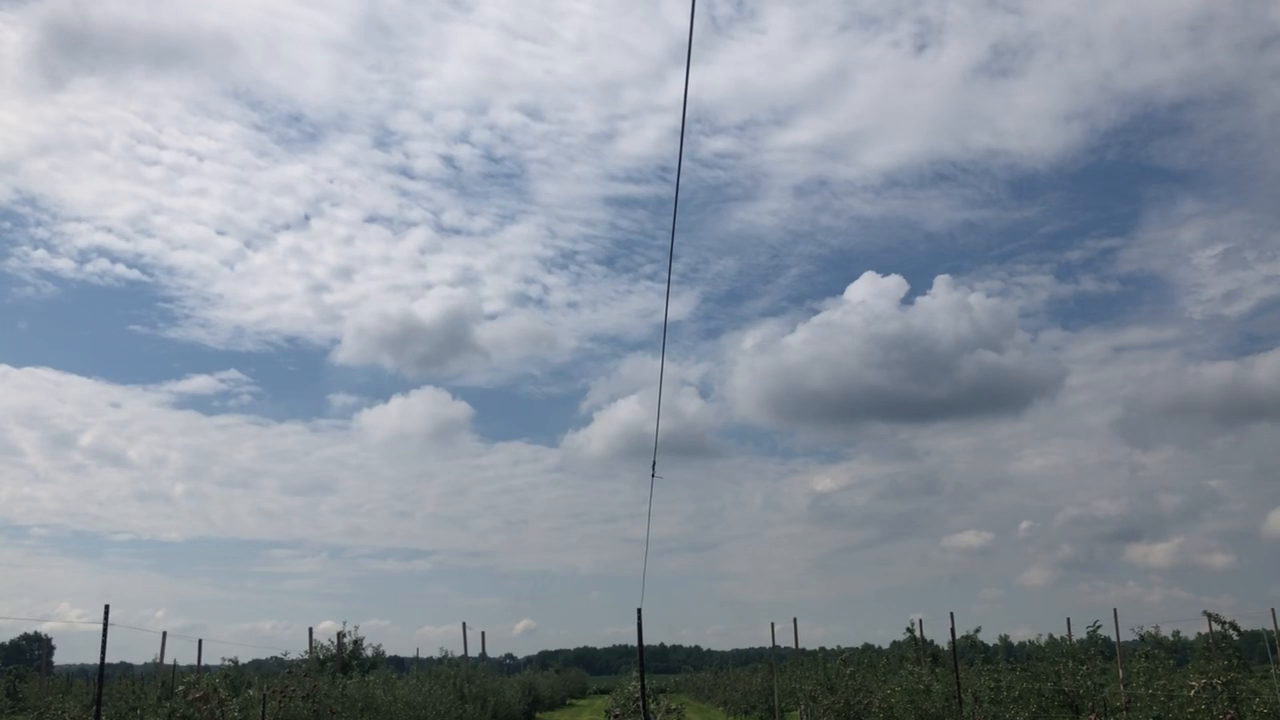
#> input picture frame 13 of flyingtest1.MOV, 1280 x 720 px
$ python lucas.py
#> lines starting #> are read from the running program, lines starting #| are printed output that depends on the picture
import numpy as np
import cv2 as cv
cap = cv.VideoCapture('flyingtest1.MOV')
# params for ShiTomasi corner detection
feature_params = dict( maxCorners = 100,
                       qualityLevel = 0.3,
                       minDistance = 7,
                       blockSize = 7 )
# Parameters for lucas kanade optical flow
lk_params = dict( winSize  = (15,15),
                  maxLevel = 2,
                  criteria = (cv.TERM_CRITERIA_EPS | cv.TERM_CRITERIA_COUNT, 10, 0.03))
# Create some random colors
color = np.random.randint(0,255,(100,3))
# Take first frame and find corners in it
ret, old_frame = cap.read()
#> old_frame is the input picture: shape (720, 1280, 3); mean B, G, R 159.4, 148.6, 139.7
old_gray = cv.cvtColor(old_frame, cv.COLOR_BGR2GRAY)
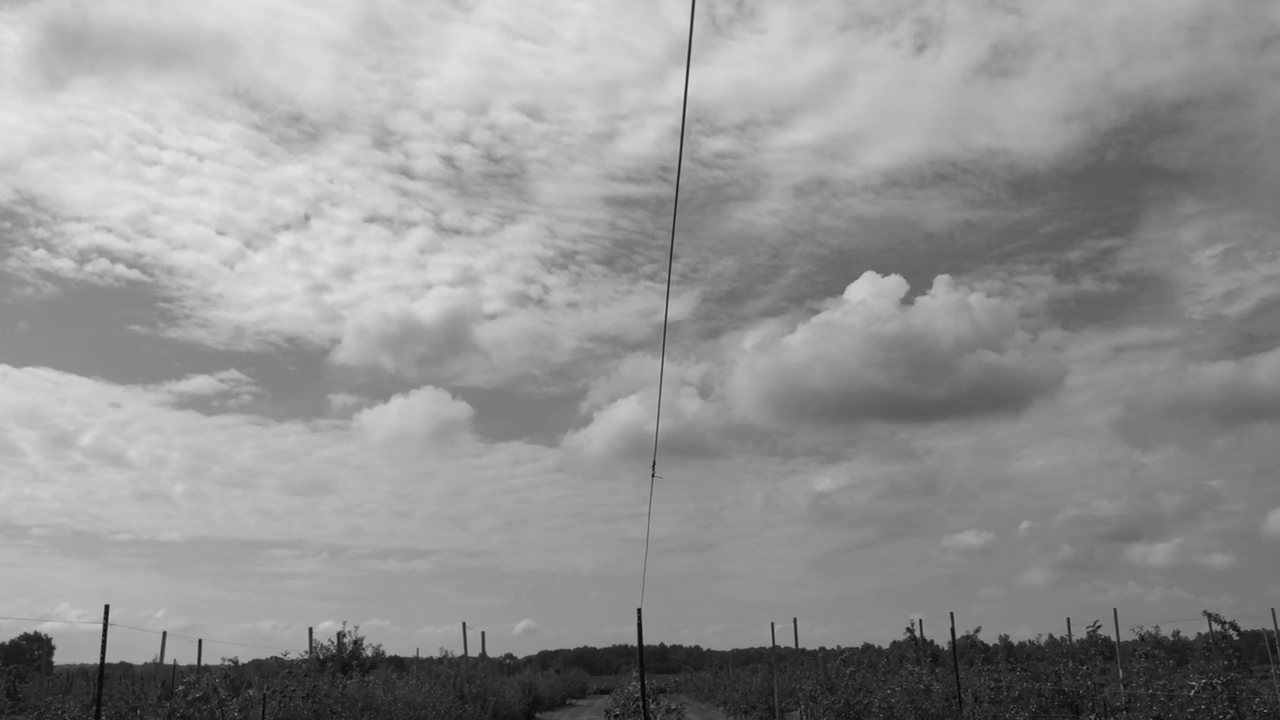
#> old_gray: shape (720, 1280); min 2, max 230, mean 147.1
p0 = cv.goodFeaturesToTrack(old_gray, mask = None, **feature_params)
#> p0 = 61 rows, first 8: [107, 606], [107, 661], [203, 664], [639, 610], [194, 663], [634, 644], [173, 662], [164, 631]
# Create a mask image for drawing purposes
mask = np.zeros_like(old_frame)
while(1):
    ret,frame = cap.read()
    frame_gray = cv.cvtColor(frame, cv.COLOR_BGR2GRAY)
    # calculate optical flow
    p1, st, err = cv.calcOpticalFlowPyrLK(old_gray, frame_gray, p0, None, **lk_params)
#> p1 = 61 rows, first 8: [107.1, 606], [107.2, 661], [203, 664], [639, 610], [194, 663], [634, 644], [173.1, 662], [164.1, 631]; st = 61 values from 1 to 1; err = 61 values, max 2.49 at index 21, min 0.124 at index 33, mean 1.09
    # Select good points
    good_new = p1[st==1]
#> good_new = 61 pairs, first value 6.19 to 1235, second value 475 to 664
    good_old = p0[st==1]
#> good_old = 61 pairs, first value 6 to 1235, second value 475 to 664
    # draw the tracks
    for i,(new,old) in enumerate(zip(good_new,good_old)):
        a,b = new.ravel()
        c,d = old.ravel()
        mask = cv.line(mask, (a,b),(c,d), color[i].tolist(), 2)
        frame = cv.circle(frame,(a,b),5,color[i].tolist(),-1)
#> this loop made 61 passes
#> (a, b, c, d) on passes 1 to 12: (107.1, 606, 107, 606), (107.2, 661, 107, 661), (203, 664, 203, 664), (639, 610, 639, 610), (194, 663, 194, 663), (634, 644, 634, 644), (173.1, 662, 173, 662), (164.1, 631, 164, 631), (166.1, 661, 166, 661), (200.1, 639.9, 200, 640), (800.1, 645.9, 800, 646), (645, 643, 645, 643)
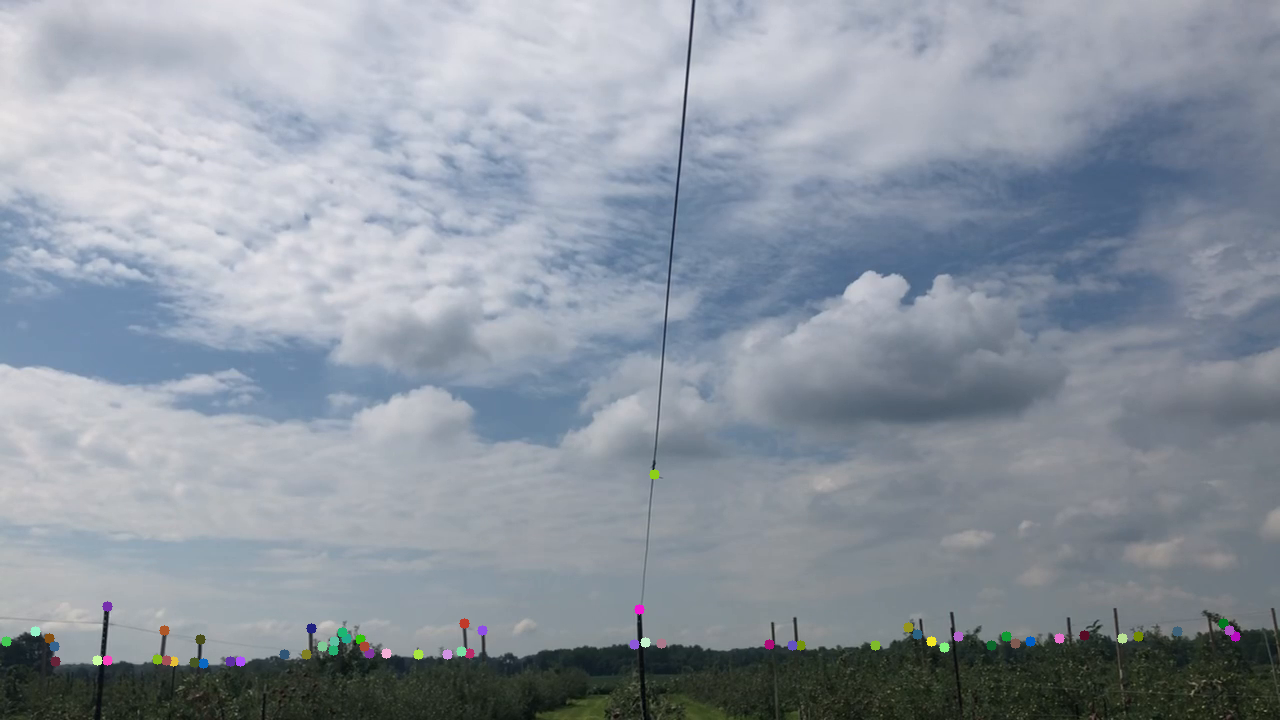
#> frame: shape (720, 1280, 3); mean B, G, R 159.4, 148.6, 139.8
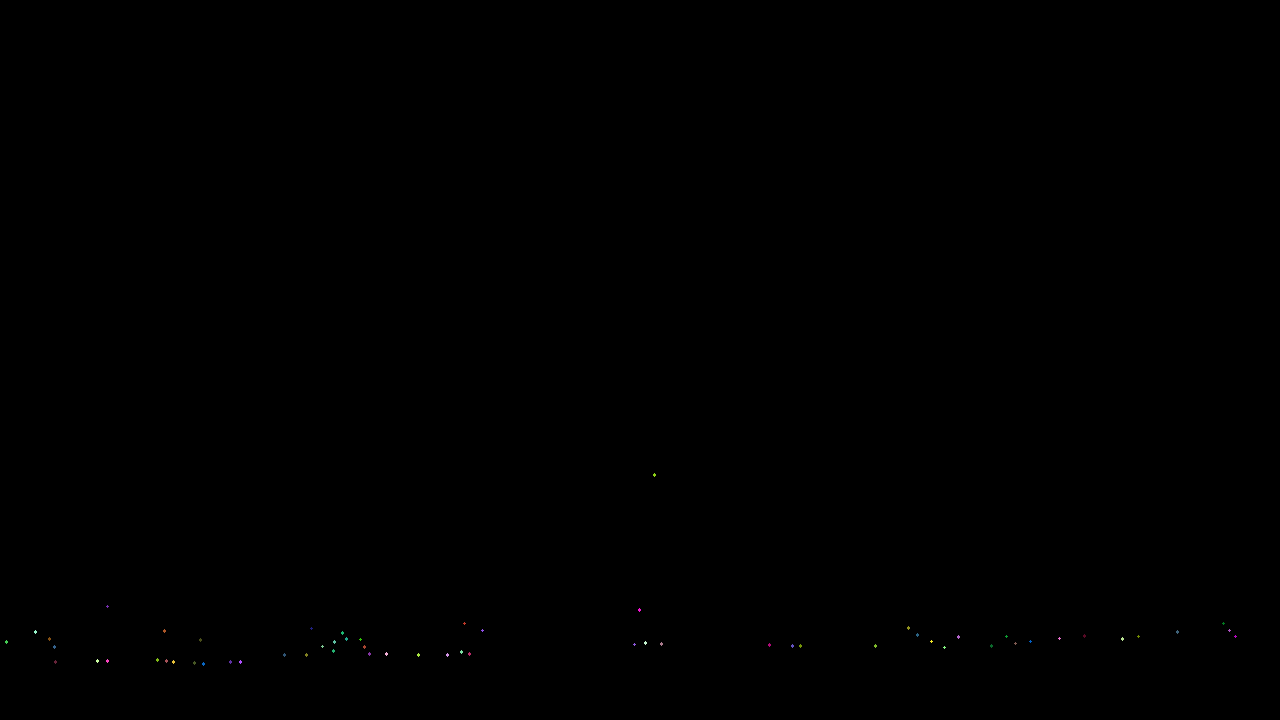
#> mask: shape (720, 1280, 3); mean of channels 0, 1, 2 0.1, 0.1, 0.1; drawn as B, G, R
    img = cv.add(frame,mask)
    cv.imshow('frame',img)
    k = cv.waitKey(30) & 0xff
#> (key Esc is pressed here)
    if k == 27:
        break
    # Now update the previous frame and previous points
    old_gray = frame_gray.copy()
    p0 = good_new.reshape(-1,1,2)
cv.destroyAllWindows()
cap.release()

$ run again, starting later in the video
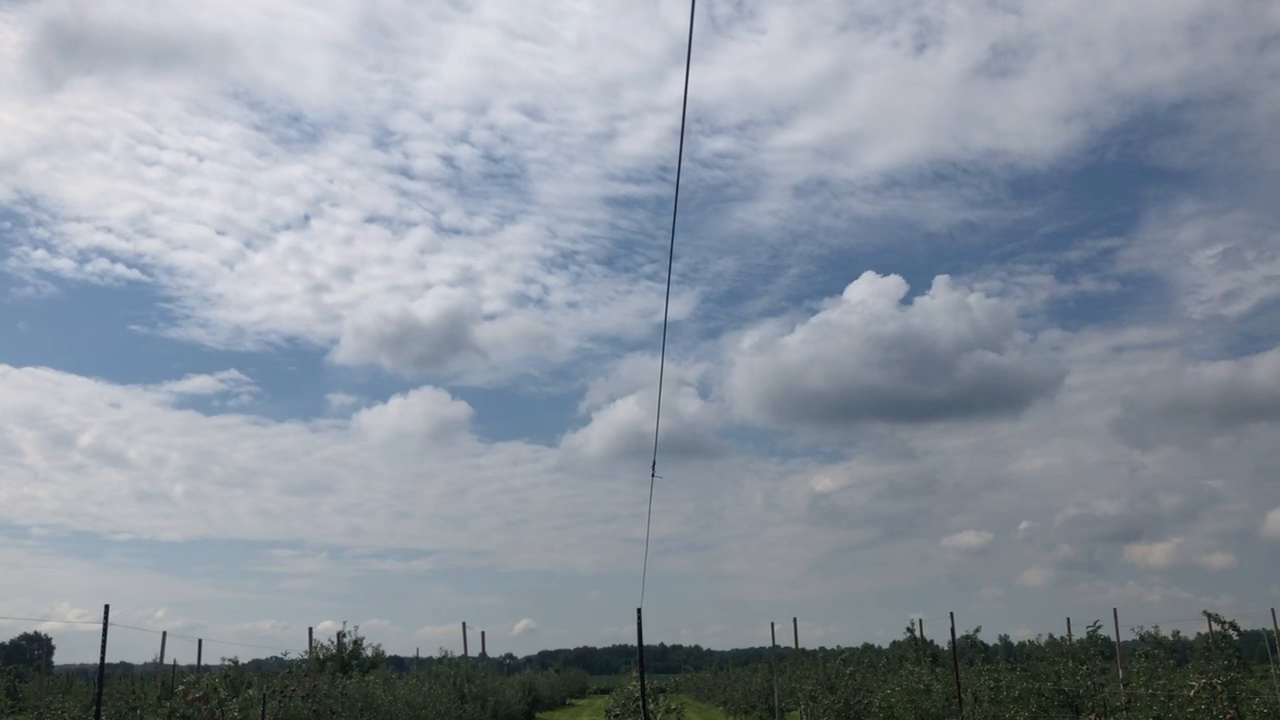
#> input picture frame 58 of flyingtest1.MOV, 1280 x 720 px
#> old_frame is the input picture: shape (720, 1280, 3); mean B, G, R 159.3, 148.5, 139.7
#> p0 = 48 rows, first 8: [106, 606], [107, 661], [203, 663], [638, 610], [173, 662], [165, 661], [194, 663], [634, 644]
#> p1 has the same summary as p0; st = 48 values from 1 to 1; err = 48 values, max 0.963 at index 0, min 0 at index 4, mean 0.218
#> good_new = 48 pairs, first value 7 to 1235, second value 475 to 663
#> good_old has the same summary as good_new
#> the loop `for i,(new,old) in enumerate(zip(good_new,good_old)):` made 48 passes
#> (a, b, c, d) on passes 1 to 8: (106, 606, 106, 606), (107, 661, 107, 661), (203, 663, 203, 663), (638, 610, 638, 610), (173, 662, 173, 662), (165, 661, 165, 661), (194, 663, 194, 663), (634, 644, 634, 644)
#> after the loop `for i,(new,old) in enumerate(zip(good_new,good_old)):`:
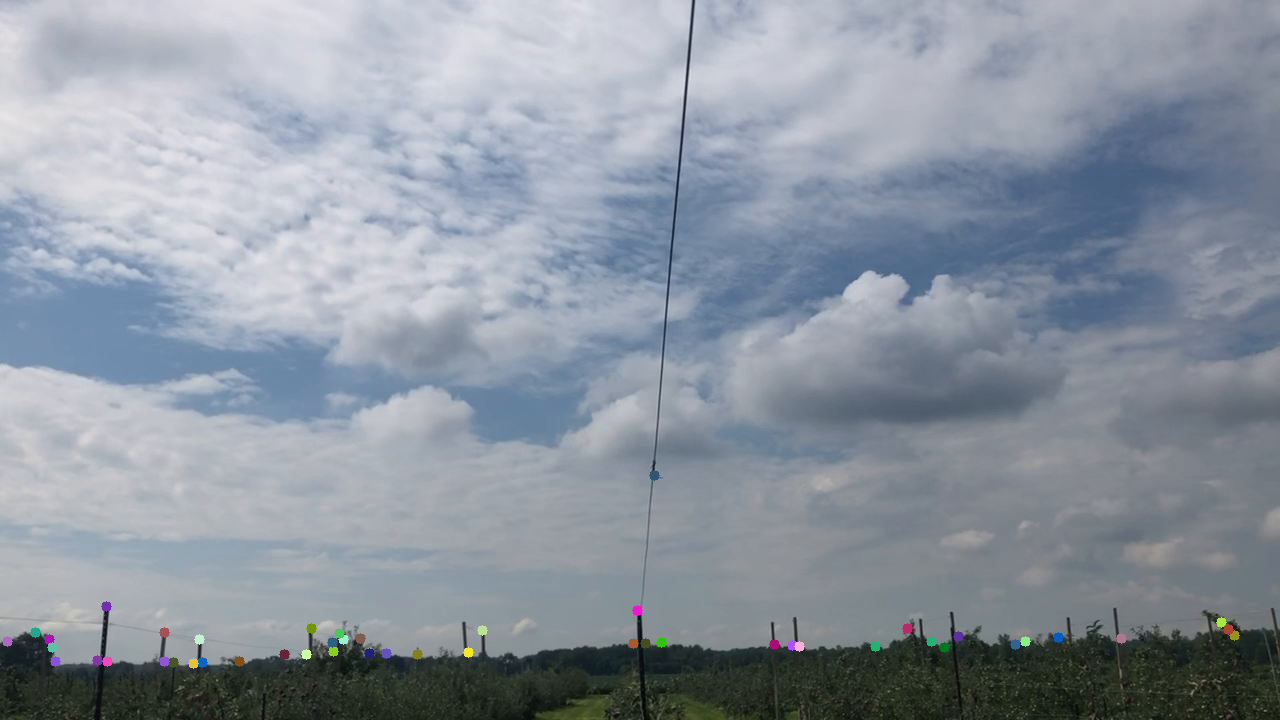
#> frame: shape (720, 1280, 3); mean B, G, R 159.3, 148.6, 139.8

$ run again, starting later in the video
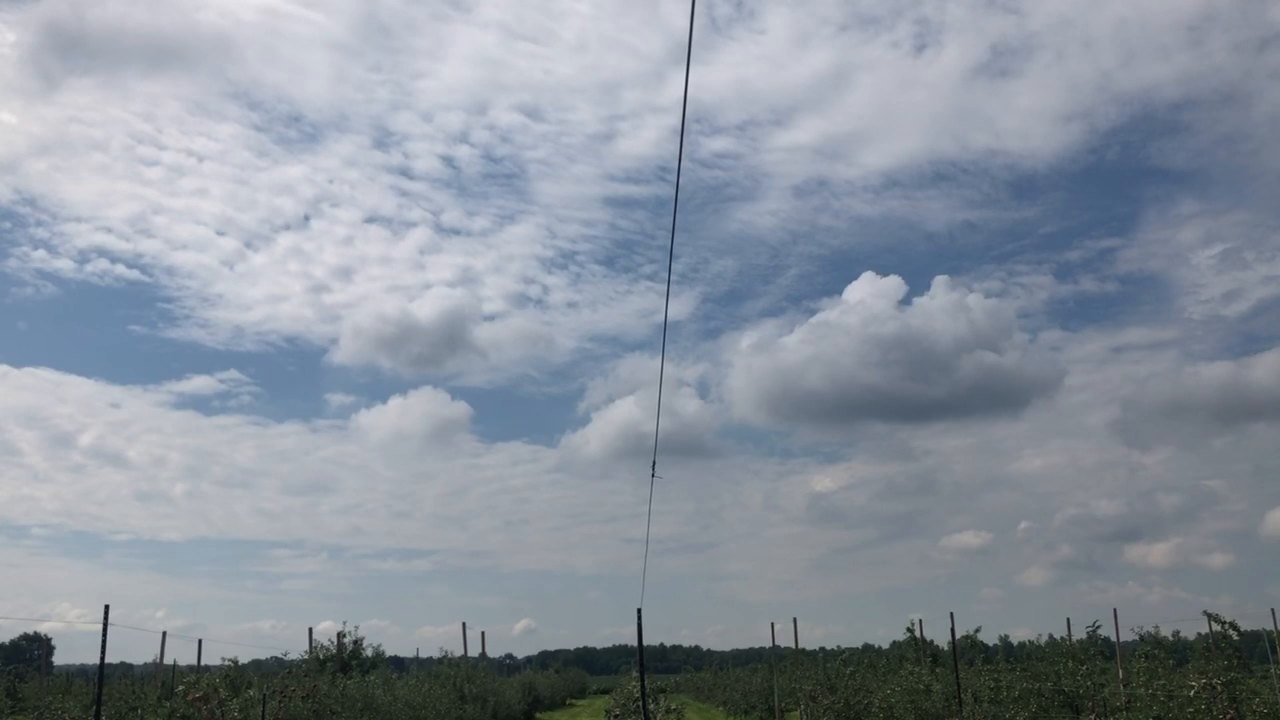
#> input picture frame 104 of flyingtest1.MOV, 1280 x 720 px
#> old_frame is the input picture: shape (720, 1280, 3); mean B, G, R 157.2, 146.4, 137.5
#> p0 = 56 rows, first 8: [107, 606], [107, 661], [203, 663], [639, 610], [165, 661], [173, 662], [194, 663], [164, 632]
#> p1 = 56 rows, first 8: [107.1, 606], [107.2, 661.1], [203.3, 663], [639, 610], [165, 661], [173.1, 662], [194.2, 663], [164.2, 632]; st = 56 values from 1 to 1; err = 56 values, max 2.56 at index 1, min 0.237 at index 30, mean 1.1
#> good_new = 56 pairs, first value 5.96 to 1235, second value 475 to 663
#> good_old = 56 pairs, first value 6 to 1235, second value 475 to 663
#> the loop `for i,(new,old) in enumerate(zip(good_new,good_old)):` made 56 passes
#> (a, b, c, d) on passes 1 to 8: (107.1, 606, 107, 606), (107.2, 661.1, 107, 661), (203.3, 663, 203, 663), (639, 610, 639, 610), (165, 661, 165, 661), (173.1, 662, 173, 662), (194.2, 663, 194, 663), (164.2, 632, 164, 632)
#> after the loop `for i,(new,old) in enumerate(zip(good_new,good_old)):`:
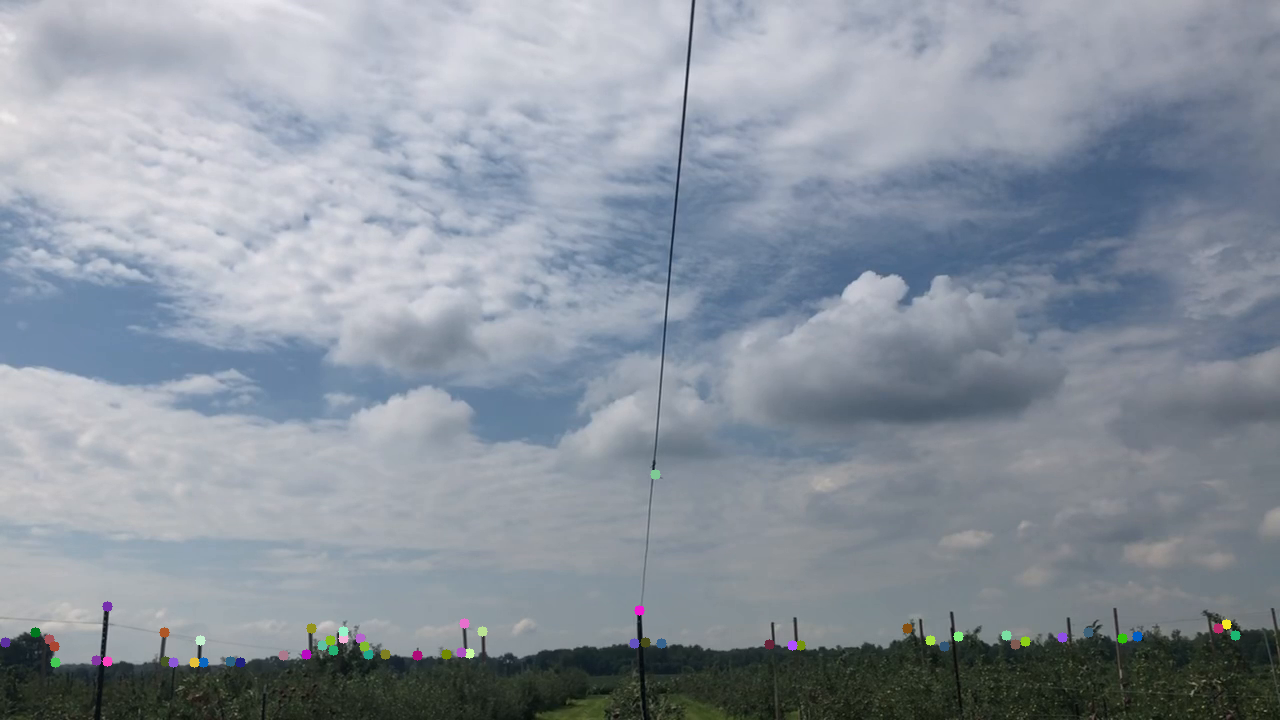
#> frame: shape (720, 1280, 3); mean B, G, R 157.2, 146.5, 137.7
